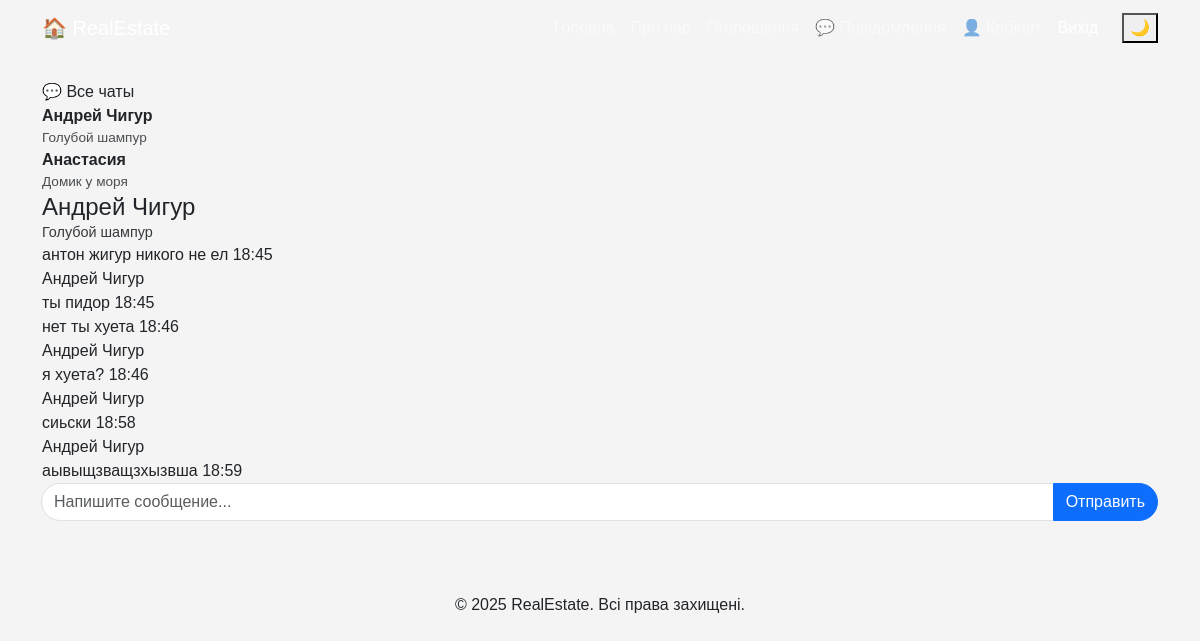
Page /chat/room/5/ (signed in) on the earlier database version.
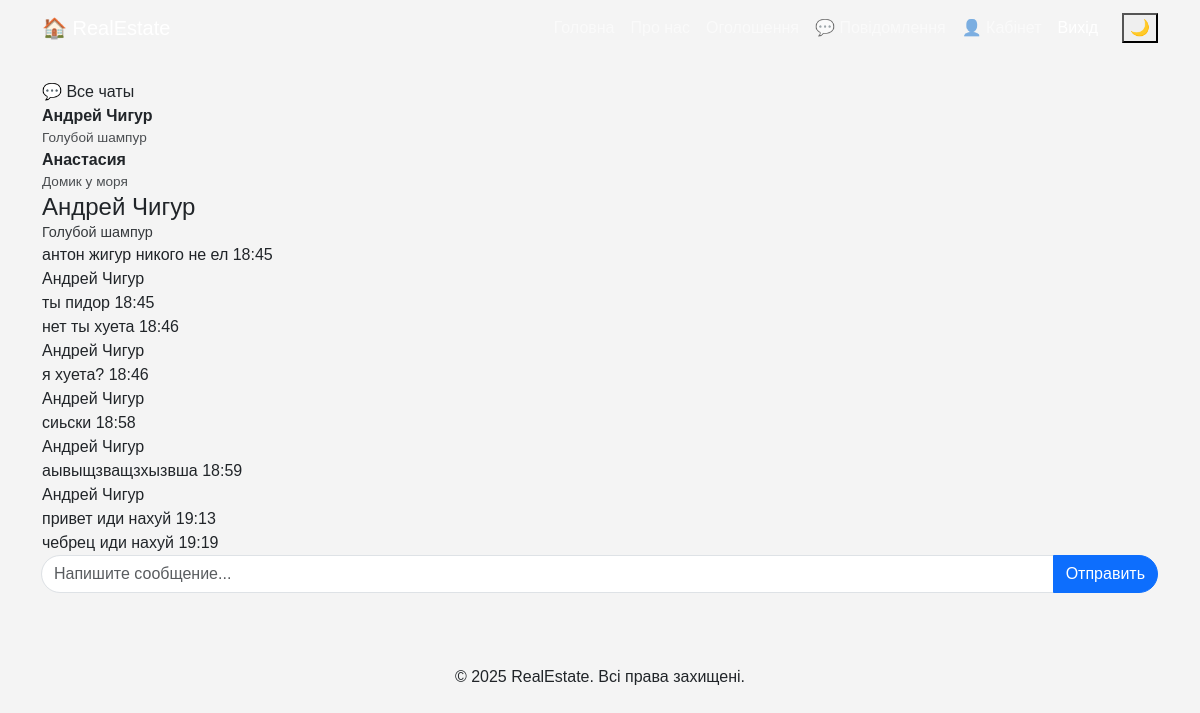
Same page on the later database version.
### chat/models.py (models this page shows, shortened)
class Chat(models.Model):
    user = models.ForeignKey(User, on_delete=models.CASCADE, related_name='chats_as_user')
    realtor = models.ForeignKey(Realtor, on_delete=models.CASCADE, related_name='chats_as_realtor')
    listing = models.ForeignKey(Listing, on_delete=models.SET_NULL, null=True, blank=True)
    created_at = models.DateTimeField(auto_now_add=True)
    class Meta:
        unique_together = ('user', 'realtor', 'listing')

class Message(models.Model):
    chat = models.ForeignKey(Chat, on_delete=models.CASCADE, related_name='messages')
    is_realtor_sender = models.BooleanField(default=False)
    is_read = models.BooleanField(default=False)
    content = models.TextField()
    timestamp = models.DateTimeField(auto_now_add=True)
    class Meta:
        ordering = ('timestamp',)

### realtors/models.py (models this page shows, shortened)
class Realtor(models.Model):
    user = models.OneToOneField(User, on_delete=models.CASCADE, null=True, blank=True)
    name = models.CharField(max_length=200)
    photo = models.ImageField(upload_to='photos/%Y/%m/%d/')
    description = models.TextField(blank=True)
    phone = models.CharField(max_length=20)
    email = models.CharField(max_length=50)
    is_mvp = models.BooleanField(default=False)
    hire_date = models.DateTimeField(default=datetime.now, blank=True)

### listings/models.py (models this page shows, shortened)
class Listing(models.Model):
    realtor = models.ForeignKey(Realtor, on_delete=models.DO_NOTHING)
    title = models.CharField(max_length=200)
    address = models.CharField(max_length=200)
    city = models.CharField(max_length=100)
    state = models.CharField(max_length=100)
    zipcode = models.CharField(max_length=20)
    description = models.TextField(blank=True)
    price = models.IntegerField()
    bedrooms = models.IntegerField()
    bathrooms = models.DecimalField(max_digits=2, decimal_places=1)
    garage = models.IntegerField(default=0)
    sqft = models.IntegerField()
    lot_size = models.DecimalField(max_digits=5, decimal_places=1)
    photo_main = models.ImageField(upload_to='photos/%Y/%m/%d/')
    photo_1 = models.ImageField(upload_to='photos/%Y/%m/%d/', blank=True)
    photo_2 = models.ImageField(upload_to='photos/%Y/%m/%d/', blank=True)
    is_published = models.BooleanField(default=True)
    list_date = models.DateTimeField(default=datetime.now, blank=True)
    buyer = models.ForeignKey(User, related_name='purchased_listings', on_delete=models.DO_NOTHING, null=True, blank=True)
    is_sold = models.BooleanField(default=False)
    sold_date = models.DateTimeField(null=True, blank=True)
    favorites = models.ManyToManyField(User, related_name='favorite_listings', blank=True)

### chat/views.py (the view)
# urls.py: path('room/<int:chat_id>/', views.chat_room, name='room'),
@login_required
def chat_room(request, chat_id):
    chat = get_object_or_404(Chat, pk=chat_id)
    is_buyer = request.user == chat.user
    is_realtor = False
    if hasattr(request.user, 'realtor'):
        is_realtor = request.user.realtor == chat.realtor
    if not is_buyer and not is_realtor:
        messages.error(request, "У вас немає доступу до цього чату.")
        return redirect('index')
    messages_list = chat.messages.all()
    if is_buyer:
        chat.messages.filter(is_realtor_sender=True, is_read=False).update(is_read=True)
    elif is_realtor:
        chat.messages.filter(is_realtor_sender=False, is_read=False).update(is_read=True)
    if hasattr(request.user, 'realtor'):
        all_chats = Chat.objects.filter(realtor=request.user.realtor).annotate(
            last_message_time=Max('messages__timestamp')
        ).order_by('-last_message_time', '-created_at')
    else:
        all_chats = Chat.objects.filter(user=request.user).annotate(
            last_message_time=Max('messages__timestamp')
        ).order_by('-last_message_time', '-created_at')
    context = {
        'chat': chat,
        'chat_messages': messages_list,
        'all_chats': all_chats,
        'realtor_name': chat.realtor.name,
        'listing_title': chat.listing.title if chat.listing else "Загальний чат",
    }
    return render(request, 'chat/chat_room.html', context)

### chat/context_processors.py (called while the page is built)
def unread_messages_count(request):
    count = 0
    if request.user.is_authenticated:
        if hasattr(request.user, 'realtor'):
            count = Message.objects.filter(
                chat__realtor=request.user.realtor,
                is_realtor_sender=False,
                is_read=False
            ).count()
        else:
            count = Message.objects.filter(
                chat__user=request.user,
                is_realtor_sender=True,
                is_read=False
            ).count()
    return {'unread_messages_count': count}

### chat/templates/chat/chat_room.html (shortened to what this page needs)
{% extends 'base.html' %}
{% load static %}
{% block content %}
<div class="chat-layout">
    <div class="chat-sidebar">
        <div class="chat-sidebar-header">
            💬 Все чаты
        </div>
        <div>
            {% for c in all_chats %}
            <div class="chat-list-item {% if c.id == chat.id %}active{% endif %}">
                <a href="{% url 'chat:room' c.id %}" style="text-decoration: none; color: inherit; display: block;">
                    <strong>
                        {% if user.realtor %}
                        {{ c.user.first_name }} {{ c.user.last_name }}
                        {% else %}
                        {{ c.realtor.name }}
                        {% endif %}
                    </strong>
                    {% if c.listing %}
                    <div style="font-size: 0.85rem; opacity: 0.8;">{{ c.listing.title|truncatewords:5 }}</div>
                    {% endif %}
                </a>
            </div>
            {% endfor %}
        </div>
    </div>
    <div class="chat-container">
        <div class="chat-header">
            <h4 class="mb-0">{{ realtor_name }}</h4>
            <p class="mb-0" style="opacity: 0.9; font-size: 0.9rem;">{{ listing_title }}</p>
        </div>
        <div class="chat-messages" id="chat-messages-box">
            {% for message in chat_messages %}
            {% if user.realtor %}
            {% if message.is_realtor_sender %}
            <div class="message message-sender">
                {{ message.content }}
                <span class="message-time">{{ message.timestamp|date:"H:i" }}</span>
            </div>
            {% else %}
            <div class="message message-receiver">
                <div class="message-sender-name">{{ chat.user.first_name }} {{ chat.user.last_name }}</div>
                {{ message.content }}
                <span class="message-time">{{ message.timestamp|date:"H:i" }}</span>
            </div>
            {% endif %}
            {% else %}
            {% if message.is_realtor_sender %}
            <div class="message message-receiver">
                <div class="message-sender-name">{{ realtor_name }}</div>
                {{ message.content }}
                <span class="message-time">{{ message.timestamp|date:"H:i" }}</span>
            </div>
            {% else %}
            <div class="message message-sender">
                {{ message.content }}
                <span class="message-time">{{ message.timestamp|date:"H:i" }}</span>
            </div>
            {% endif %}
            {% endif %}
            {% endfor %}
        </div>
        <div class="chat-form">
            <form method="POST" action="{% url 'chat:send_message' chat.id %}" class="input-group">
                <input type="text" name="content" class="form-control" placeholder="Напишите сообщение..." required
                    style="border-radius: 50px 0 0 50px;">
                <button class="btn btn-primary" type="submit" style="border-radius: 0 50px 50px 0;">Отправить</button>
            </form>
        </div>
    </div>
</div>
{% endblock %}

Differences in the rows shown:
added Message: {{ realtor_name }} "Андрей Чигур", content "привет иди нахуй", timestamp "19:13"
added Message: content "чебрец иди нахуй", timestamp "19:19"
